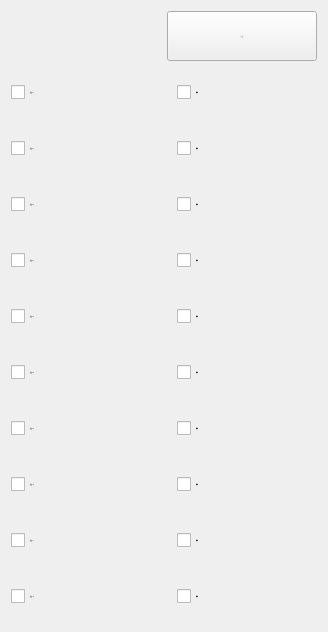
        <widget class="QWidget" name="page">
         <layout class="QGridLayout" name="gridLayout_5">
          <item row="0" column="0">
           <widget class="xPushButton" name="BtnPrev_2">
            <property name="minimumSize">
             <size>
              <width>150</width>
              <height>50</height>
             </size>
            </property>
            <property name="maximumSize">
             <size>
              <width>150</width>
              <height>50</height>
             </size>
            </property>
            <property name="font">
             <font>
              <family>微软雅黑</family>
              <pointsize>-1</pointsize>
              <weight>50</weight>
              <italic>false</italic>
              <bold>false</bold>
             </font>
            </property>
            <property name="focusPolicy">
             <enum>Qt::NoFocus</enum>
            </property>
            <property name="layoutDirection">
             <enum>Qt::RightToLeft</enum>
            </property>
            <property name="text">
             <string extracomment="扩展输出开关">上一页</string>
            </property>
           </widget>
          </item>
          <item row="1" column="0">
           <layout class="QGridLayout" name="gridLayout_4">
            <item row="0" column="0">
             <widget class="xCheckBox" name="checkBoxMain01">
              <property name="sizePolicy">
               <sizepolicy hsizetype="Expanding" vsizetype="Minimum">
                <horstretch>0</horstretch>
                <verstretch>0</verstretch>
               </sizepolicy>
              </property>
              <property name="minimumSize">
               <size>
                <width>160</width>
                <height>50</height>
               </size>
              </property>
              <property name="maximumSize">
               <size>
                <width>16777215</width>
                <height>50</height>
               </size>
              </property>
              <property name="font">
               <font>
                <family>微软雅黑</family>
                <pointsize>-1</pointsize>
                <weight>50</weight>
                <italic>false</italic>
                <bold>false</bold>
               </font>
              </property>
              <property name="focusPolicy">
               <enum>Qt::NoFocus</enum>
              </property>
              <property name="text">
               <string>主板-Y01</string>
              </property>
              <property name="iconSize">
               <size>
                <width>32</width>
                <height>32</height>
               </size>
              </property>
             </widget>
            </item>
            <item row="0" column="1">
             <widget class="xCheckBox" name="checkBoxcheckM01">
              <property name="sizePolicy">
               <sizepolicy hsizetype="Preferred" vsizetype="Minimum">
                <horstretch>0</horstretch>
                <verstretch>0</verstretch>
               </sizepolicy>
              </property>
              <property name="minimumSize">
               <size>
                <width>140</width>
                <height>50</height>
               </size>
              </property>
              <property name="maximumSize">
               <size>
                <width>16777215</width>
                <height>50</height>
               </size>
              </property>
              <property name="font">
               <font>
                <family>微软雅黑</family>
                <pointsize>-1</pointsize>
                <weight>50</weight>
                <italic>false</italic>
                <bold>false</bold>
               </font>
              </property>
              <property name="focusPolicy">
               <enum>Qt::NoFocus</enum>
              </property>
              <property name="text">
               <string>检测</string>
              </property>
              <property name="iconSize">
               <size>
                <width>32</width>
                <height>32</height>
               </size>
              </property>
             </widget>
            </item>
            <item row="1" column="0">
             <widget class="xCheckBox" name="checkBoxMain02">
              <property name="sizePolicy">
               <sizepolicy hsizetype="Expanding" vsizetype="Minimum">
                <horstretch>0</horstretch>
                <verstretch>0</verstretch>
               </sizepolicy>
              </property>
              <property name="minimumSize">
               <size>
                <width>160</width>
                <height>50</height>
               </size>
              </property>
              <property name="maximumSize">
               <size>
                <width>16777215</width>
                <height>50</height>
               </size>
              </property>
              <property name="font">
               <font>
                <family>微软雅黑</family>
                <pointsize>-1</pointsize>
                <weight>50</weight>
                <italic>false</italic>
                <bold>false</bold>
               </font>
              </property>
              <property name="focusPolicy">
               <enum>Qt::NoFocus</enum>
              </property>
              <property name="text">
               <string>主板-Y02</string>
              </property>
              <property name="iconSize">
               <size>
                <width>32</width>
                <height>32</height>
               </size>
              </property>
             </widget>
            </item>
            <item row="1" column="1">
             <widget class="xCheckBox" name="checkBoxcheckM02">
              <property name="sizePolicy">
               <sizepolicy hsizetype="Preferred" vsizetype="Minimum">
                <horstretch>0</horstretch>
                <verstretch>0</verstretch>
               </sizepolicy>
              </property>
              <property name="minimumSize">
               <size>
                <width>140</width>
                <height>50</height>
               </size>
              </property>
              <property name="maximumSize">
               <size>
                <width>16777215</width>
                <height>50</height>
               </size>
              </property>
              <property name="font">
               <font>
                <family>微软雅黑</family>
                <pointsize>-1</pointsize>
                <weight>50</weight>
                <italic>false</italic>
                <bold>false</bold>
               </font>
              </property>
              <property name="focusPolicy">
               <enum>Qt::NoFocus</enum>
              </property>
              <property name="text">
               <string>检测</string>
              </property>
              <property name="iconSize">
               <size>
                <width>32</width>
                <height>32</height>
               </size>
              </property>
             </widget>
            </item>
            <item row="2" column="0">
             <widget class="xCheckBox" name="checkBoxMain03">
              <property name="sizePolicy">
               <sizepolicy hsizetype="Expanding" vsizetype="Minimum">
                <horstretch>0</horstretch>
                <verstretch>0</verstretch>
               </sizepolicy>
              </property>
              <property name="minimumSize">
               <size>
                <width>160</width>
                <height>50</height>
               </size>
              </property>
              <property name="maximumSize">
               <size>
                <width>16777215</width>
                <height>50</height>
               </size>
              </property>
              <property name="font">
               <font>
                <family>微软雅黑</family>
                <pointsize>-1</pointsize>
                <weight>50</weight>
                <italic>false</italic>
                <bold>false</bold>
               </font>
              </property>
              <property name="focusPolicy">
               <enum>Qt::NoFocus</enum>
              </property>
              <property name="text">
               <string>主板-Y03</string>
              </property>
              <property name="iconSize">
               <size>
                <width>32</width>
                <height>32</height>
               </size>
              </property>
             </widget>
            </item>
            <item row="2" column="1">
             <widget class="xCheckBox" name="checkBoxcheckM03">
              <property name="sizePolicy">
               <sizepolicy hsizetype="Preferred" vsizetype="Minimum">
                <horstretch>0</horstretch>
                <verstretch>0</verstretch>
               </sizepolicy>
              </property>
              <property name="minimumSize">
               <size>
                <width>140</width>
                <height>50</height>
               </size>
              </property>
              <property name="maximumSize">
               <size>
                <width>16777215</width>
                <height>50</height>
               </size>
              </property>
              <property name="font">
               <font>
                <family>微软雅黑</family>
                <pointsize>-1</pointsize>
                <weight>50</weight>
                <italic>false</italic>
                <bold>false</bold>
               </font>
              </property>
              <property name="focusPolicy">
               <enum>Qt::NoFocus</enum>
              </property>
              <property name="text">
               <string>检测</string>
              </property>
              <property name="iconSize">
               <size>
                <width>32</width>
                <height>32</height>
               </size>
              </property>
             </widget>
            </item>
            <item row="3" column="0">
             <widget class="xCheckBox" name="checkBoxMain04">
              <property name="sizePolicy">
               <sizepolicy hsizetype="Expanding" vsizetype="Minimum">
                <horstretch>0</horstretch>
                <verstretch>0</verstretch>
               </sizepolicy>
              </property>
              <property name="minimumSize">
               <size>
                <width>160</width>
                <height>50</height>
               </size>
              </property>
              <property name="maximumSize">
               <size>
                <width>16777215</width>
                <height>50</height>
               </size>
              </property>
              <property name="font">
               <font>
                <family>微软雅黑</family>
                <pointsize>-1</pointsize>
                <weight>50</weight>
                <italic>false</italic>
                <bold>false</bold>
               </font>
              </property>
              <property name="focusPolicy">
               <enum>Qt::NoFocus</enum>
              </property>
              <property name="text">
               <string>主板-Y04</string>
              </property>
              <property name="iconSize">
               <size>
                <width>32</width>
                <height>32</height>
               </size>
              </property>
             </widget>
            </item>
            <item row="3" column="1">
             <widget class="xCheckBox" name="checkBoxcheckM04">
              <property name="sizePolicy">
               <sizepolicy hsizetype="Preferred" vsizetype="Minimum">
                <horstretch>0</horstretch>
                <verstretch>0</verstretch>
               </sizepolicy>
              </property>
              <property name="minimumSize">
               <size>
                <width>140</width>
                <height>50</height>
               </size>
              </property>
              <property name="maximumSize">
               <size>
                <width>16777215</width>
                <height>50</height>
               </size>
              </property>
              <property name="font">
               <font>
                <family>微软雅黑</family>
                <pointsize>-1</pointsize>
                <weight>50</weight>
                <italic>false</italic>
                <bold>false</bold>
               </font>
              </property>
              <property name="focusPolicy">
               <enum>Qt::NoFocus</enum>
              </property>
              <property name="text">
               <string>检测</string>
              </property>
              <property name="iconSize">
               <size>
                <width>32</width>
                <height>32</height>
               </size>
              </property>
             </widget>
            </item>
            <item row="4" column="0">
             <widget class="xCheckBox" name="checkBoxMain05">
              <property name="sizePolicy">
               <sizepolicy hsizetype="Expanding" vsizetype="Minimum">
                <horstretch>0</horstretch>
                <verstretch>0</verstretch>
               </sizepolicy>
              </property>
              <property name="minimumSize">
               <size>
                <width>160</width>
                <height>50</height>
               </size>
              </property>
              <property name="maximumSize">
               <size>
                <width>16777215</width>
                <height>50</height>
               </size>
              </property>
              <property name="font">
               <font>
                <family>微软雅黑</family>
                <pointsize>-1</pointsize>
                <weight>50</weight>
                <italic>false</italic>
                <bold>false</bold>
               </font>
              </property>
              <property name="focusPolicy">
               <enum>Qt::NoFocus</enum>
              </property>
              <property name="text">
               <string>主板-Y05</string>
              </property>
              <property name="iconSize">
               <size>
                <width>32</width>
                <height>32</height>
               </size>
              </property>
             </widget>
            </item>
            <item row="4" column="1">
             <widget class="xCheckBox" name="checkBoxcheckM05">
              <property name="sizePolicy">
               <sizepolicy hsizetype="Preferred" vsizetype="Minimum">
                <horstretch>0</horstretch>
                <verstretch>0</verstretch>
               </sizepolicy>
              </property>
              <property name="minimumSize">
               <size>
                <width>140</width>
                <height>50</height>
               </size>
              </property>
              <property name="maximumSize">
               <size>
                <width>16777215</width>
                <height>50</height>
               </size>
              </property>
              <property name="font">
               <font>
                <family>微软雅黑</family>
                <pointsize>-1</pointsize>
                <weight>50</weight>
                <italic>false</italic>
                <bold>false</bold>
               </font>
              </property>
              <property name="focusPolicy">
               <enum>Qt::NoFocus</enum>
              </property>
              <property name="text">
               <string>检测</string>
              </property>
              <property name="iconSize">
               <size>
                <width>32</width>
                <height>32</height>
               </size>
              </property>
             </widget>
            </item>
            <item row="5" column="0">
             <widget class="xCheckBox" name="checkBoxMain08">
              <property name="sizePolicy">
               <sizepolicy hsizetype="Expanding" vsizetype="Minimum">
                <horstretch>0</horstretch>
                <verstretch>0</verstretch>
               </sizepolicy>
              </property>
              <property name="minimumSize">
               <size>
                <width>160</width>
                <height>50</height>
               </size>
              </property>
              <property name="maximumSize">
               <size>
                <width>16777215</width>
                <height>50</height>
               </size>
              </property>
              <property name="font">
               <font>
                <family>微软雅黑</family>
                <pointsize>-1</pointsize>
                <weight>50</weight>
                <italic>false</italic>
                <bold>false</bold>
               </font>
              </property>
              <property name="focusPolicy">
               <enum>Qt::NoFocus</enum>
              </property>
              <property name="text">
               <string>主板-Y08</string>
              </property>
              <property name="iconSize">
               <size>
                <width>32</width>
                <height>32</height>
               </size>
              </property>
             </widget>
            </item>
            <item row="5" column="1">
             <widget class="xCheckBox" name="checkBoxcheckM08">
              <property name="sizePolicy">
               <sizepolicy hsizetype="Preferred" vsizetype="Minimum">
                <horstretch>0</horstretch>
                <verstretch>0</verstretch>
               </sizepolicy>
              </property>
              <property name="minimumSize">
               <size>
                <width>140</width>
                <height>50</height>
               </size>
              </property>
              <property name="maximumSize">
               <size>
                <width>16777215</width>
                <height>50</height>
               </size>
              </property>
              <property name="font">
               <font>
                <family>微软雅黑</family>
                <pointsize>-1</pointsize>
                <weight>50</weight>
                <italic>false</italic>
                <bold>false</bold>
               </font>
              </property>
              <property name="focusPolicy">
               <enum>Qt::NoFocus</enum>
              </property>
              <property name="text">
               <string>检测</string>
              </property>
              <property name="iconSize">
               <size>
                <width>32</width>
                <height>32</height>
               </size>
              </property>
             </widget>
            </item>
            <item row="6" column="0">
             <widget class="xCheckBox" name="checkBoxMain09">
              <property name="sizePolicy">
               <sizepolicy hsizetype="Expanding" vsizetype="Minimum">
                <horstretch>0</horstretch>
                <verstretch>0</verstretch>
               </sizepolicy>
              </property>
              <property name="minimumSize">
               <size>
                <width>160</width>
                <height>50</height>
               </size>
              </property>
              <property name="maximumSize">
               <size>
                <width>16777215</width>
                <height>50</height>
               </size>
              </property>
              <property name="font">
               <font>
                <family>微软雅黑</family>
                <pointsize>-1</pointsize>
                <weight>50</weight>
                <italic>false</italic>
                <bold>false</bold>
               </font>
              </property>
              <property name="focusPolicy">
               <enum>Qt::NoFocus</enum>
              </property>
              <property name="text">
               <string>主板-Y09</string>
              </property>
              <property name="iconSize">
               <size>
                <width>32</width>
                <height>32</height>
               </size>
              </property>
             </widget>
            </item>
            <item row="6" column="1">
             <widget class="xCheckBox" name="checkBoxcheckM09">
              <property name="sizePolicy">
               <sizepolicy hsizetype="Preferred" vsizetype="Minimum">
                <horstretch>0</horstretch>
                <verstretch>0</verstretch>
               </sizepolicy>
              </property>
              <property name="minimumSize">
               <size>
                <width>140</width>
                <height>50</height>
               </size>
              </property>
              <property name="maximumSize">
               <size>
                <width>16777215</width>
                <height>50</height>
               </size>
              </property>
              <property name="font">
               <font>
                <family>微软雅黑</family>
                <pointsize>-1</pointsize>
                <weight>50</weight>
                <italic>false</italic>
                <bold>false</bold>
               </font>
              </property>
              <property name="focusPolicy">
               <enum>Qt::NoFocus</enum>
              </property>
              <property name="text">
               <string>检测</string>
              </property>
              <property name="iconSize">
               <size>
                <width>32</width>
                <height>32</height>
               </size>
              </property>
             </widget>
            </item>
            <item row="7" column="0">
             <widget class="xCheckBox" name="checkBoxMain10">
              <property name="sizePolicy">
               <sizepolicy hsizetype="Expanding" vsizetype="Minimum">
                <horstretch>0</horstretch>
                <verstretch>0</verstretch>
               </sizepolicy>
              </property>
              <property name="minimumSize">
               <size>
                <width>160</width>
                <height>50</height>
               </size>
              </property>
              <property name="maximumSize">
               <size>
                <width>16777215</width>
                <height>50</height>
               </size>
              </property>
              <property name="font">
               <font>
                <family>微软雅黑</family>
                <pointsize>-1</pointsize>
                <weight>50</weight>
                <italic>false</italic>
                <bold>false</bold>
               </font>
              </property>
              <property name="focusPolicy">
               <enum>Qt::NoFocus</enum>
              </property>
              <property name="text">
               <string>主板-Y10</string>
              </property>
              <property name="iconSize">
               <size>
                <width>32</width>
                <height>32</height>
               </size>
              </property>
             </widget>
            </item>
            <item row="7" column="1">
             <widget class="xCheckBox" name="checkBoxcheckM10">
              <property name="sizePolicy">
               <sizepolicy hsizetype="Preferred" vsizetype="Minimum">
                <horstretch>0</horstretch>
                <verstretch>0</verstretch>
               </sizepolicy>
              </property>
              <property name="minimumSize">
               <size>
                <width>140</width>
                <height>50</height>
               </size>
              </property>
              <property name="maximumSize">
               <size>
                <width>16777215</width>
                <height>50</height>
               </size>
              </property>
              <property name="font">
               <font>
                <family>微软雅黑</family>
                <pointsize>-1</pointsize>
                <weight>50</weight>
                <italic>false</italic>
                <bold>false</bold>
               </font>
              </property>
              <property name="focusPolicy">
               <enum>Qt::NoFocus</enum>
              </property>
              <property name="text">
               <string>检测</string>
              </property>
              <property name="iconSize">
               <size>
                <width>32</width>
                <height>32</height>
               </size>
              </property>
             </widget>
            </item>
            <item row="8" column="0">
             <widget class="xCheckBox" name="checkBoxMain11">
              <property name="sizePolicy">
               <sizepolicy hsizetype="Expanding" vsizetype="Minimum">
                <horstretch>0</horstretch>
                <verstretch>0</verstretch>
               </sizepolicy>
              </property>
              <property name="minimumSize">
               <size>
                <width>160</width>
                <height>50</height>
               </size>
              </property>
              <property name="maximumSize">
               <size>
                <width>16777215</width>
                <height>50</height>
               </size>
              </property>
              <property name="font">
               <font>
                <family>微软雅黑</family>
                <pointsize>-1</pointsize>
                <weight>50</weight>
                <italic>false</italic>
                <bold>false</bold>
               </font>
              </property>
              <property name="focusPolicy">
               <enum>Qt::NoFocus</enum>
              </property>
              <property name="text">
               <string>主板-Y11</string>
              </property>
              <property name="iconSize">
               <size>
                <width>32</width>
                <height>32</height>
               </size>
              </property>
             </widget>
            </item>
            <item row="8" column="1">
             <widget class="xCheckBox" name="checkBoxcheckM11">
              <property name="sizePolicy">
               <sizepolicy hsizetype="Preferred" vsizetype="Minimum">
                <horstretch>0</horstretch>
                <verstretch>0</verstretch>
               </sizepolicy>
              </property>
              <property name="minimumSize">
               <size>
                <width>140</width>
                <height>50</height>
               </size>
              </property>
              <property name="maximumSize">
               <size>
                <width>16777215</width>
                <height>50</height>
               </size>
              </property>
              <property name="font">
               <font>
                <family>微软雅黑</family>
                <pointsize>-1</pointsize>
                <weight>50</weight>
                <italic>false</italic>
                <bold>false</bold>
               </font>
              </property>
              <property name="focusPolicy">
               <enum>Qt::NoFocus</enum>
              </property>
              <property name="text">
               <string>检测</string>
              </property>
              <property name="iconSize">
               <size>
                <width>32</width>
                <height>32</height>
               </size>
              </property>
             </widget>
            </item>
            <item row="9" column="0">
             <widget class="xCheckBox" name="checkBoxMain15">
              <property name="sizePolicy">
               <sizepolicy hsizetype="Expanding" vsizetype="Minimum">
                <horstretch>0</horstretch>
                <verstretch>0</verstretch>
               </sizepolicy>
              </property>
              <property name="minimumSize">
               <size>
                <width>160</width>
                <height>50</height>
               </size>
              </property>
              <property name="maximumSize">
               <size>
                <width>16777215</width>
                <height>50</height>
               </size>
              </property>
              <property name="font">
               <font>
                <family>微软雅黑</family>
                <pointsize>-1</pointsize>
                <weight>50</weight>
                <italic>false</italic>
                <bold>false</bold>
               </font>
              </property>
              <property name="focusPolicy">
               <enum>Qt::NoFocus</enum>
              </property>
              <property name="text">
               <string>主板-Y15</string>
              </property>
              <property name="iconSize">
               <size>
                <width>32</width>
                <height>32</height>
               </size>
              </property>
             </widget>
            </item>
            <item row="9" column="1">
             <widget class="xCheckBox" name="checkBoxcheckM15">
              <property name="sizePolicy">
               <sizepolicy hsizetype="Preferred" vsizetype="Minimum">
                <horstretch>0</horstretch>
                <verstretch>0</verstretch>
               </sizepolicy>
              </property>
              <property name="minimumSize">
               <size>
                <width>140</width>
                <height>50</height>
               </size>
              </property>
              <property name="maximumSize">
               <size>
                <width>16777215</width>
                <height>50</height>
               </size>
              </property>
              <property name="font">
               <font>
                <family>微软雅黑</family>
                <pointsize>-1</pointsize>
                <weight>50</weight>
                <italic>false</italic>
                <bold>false</bold>
               </font>
              </property>
              <property name="focusPolicy">
               <enum>Qt::NoFocus</enum>
              </property>
              <property name="text">
               <string>检测</string>
              </property>
              <property name="iconSize">
               <size>
                <width>32</width>
                <height>32</height>
               </size>
              </property>
             </widget>
            </item>
           </layout>
          </item>
         </layout>
        </widget>
